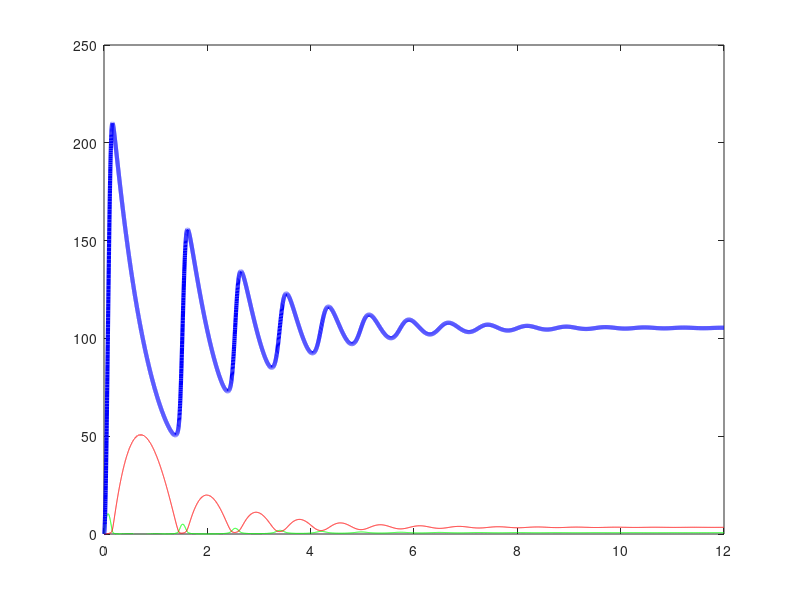

Here is the MATLAB script that generated this plot: (Note: this script raises an error after producing the figure.)
function AntitheticsRNA
clear; clc; clf;
% This is a model of the antithetic controller under translational control
% via sRNAs.
%% Initialising Global Parameters 
global U;        % Inducer concentration in nM
global k_1;      % Maximal rate of of Z1 (mRNA) transcription 
global K_U;      % A binding constant for U mediated induction of Z1 (mRNA) transcription
global gamma_m;  % Degradation rate of mRNA (Z1)
global gamma_s   % Degradation rate of sRNA (Z2)
global theta;    % Annihilation rate of Z1 (mRNA) and Z2 (sRNA)
global k_3;      % Maximal rate of Z2 (sRNA) transcription
global K_X;      % A binding constant for X mediatted induction of Z2 (sRNA) transcription
global k_2;      % Translation rate of X protein
global delta;    % Deradation/dilution rate of X (protein)
global delta_c;  % Degradation rate of C (mRNA-sRNA complex)
global tau_1;    % Basal transcription rate of Z1 (X mRNA)
global tau_2;    % Basal transcription rate of Z2 (sRNA)
global tau_3;    % Leaky transaltion rate from C (mRNA-sRNA complex)
global setpoint; % Setpoint of steady state value of X

%% Parameter Values
% Parameter values in NM, s^-1, or NMs^-1.Multiplied by 60^2 to put in
% hours.
U        = 250000; 
k_1      = .1*60*60; 
k_2      = 0.06*60*60;
k_3      = 1.5*60*60;
theta    = 0.025 * 60 * 60;        % Same value as Khammash paper
gamma_m  = 0.0041*60*60*0;   % Set to zero to give integral control. Value taken from Kelly et al NAR
gamma_s  = 0.0008*60*60*0;   % Set to zero to give integral control. Value taken from Kelly et al NAR
K_U      = 178000;           %
K_X      = 2600;             %
delta    = 0.00039*60*60;    % Value taken from Kelly et al NAR
delta_c  = 0.0041*60*60;     % Value taken from Kelly et al NAR
tau_1    = 0*60*60;          % Set to 0 for simplicity 
tau_2    = 0*60*60;          % Set to 0 for simplicity
tau_3    = 0*60*60;          % Set to 0 for simplicity
setpoint = (k_1 * K_X * U) / ((k_3 * K_U) + (k_3 * U) - (k_1 * U)); % Setpoint for when gammas are 0 as otherwise depends on Z1 and Z2 too

%% State is [Z_1 Z_2 X C]
s0       = [0 0 0 0]; % Initial values of the states in the ODE model 
%% Generate the simulation 
Tend     = 12;        
ODEFUN   = @antitheticsrnaddt;
[t, S] = ode45(ODEFUN, [0,Tend], s0);

%% Generate Plot Figure
figure(1);
set(gca, 'fontsize', 12);
plot(t, S(:,1), 'g', t, S(:,2), 'r', t, S(:,3), 'b', 'LineWidth', 3)
yline(setpoint, 'k--', 'LineWidth', 3);
legend('Z_1 (x mRNA)','Z_2 (sRNA)', 'X', 'setpoint', 'Location', 'northeast')
xlabel('Time (Hours)');
ylabel('Concentration (nM)');
title(["Antithetic Integral Feedback Circuit", "(Without dilution/Degradation of Z_1 or Z_2)"]);


end

%% Dynamics 
function dS = antitheticsrnaddt(t, S);

global U;        % Inducer concentration in nM
global k_1;      % Maximal rate of of Z1 (mRNA) transcription 
global K_U;      % A binding constant for U mediated induction of Z1 (mRNA) transcription
global gamma_m;  % Degradation rate of mRNA (Z1)
global gamma_s   % Degradation rate of sRNA (Z2)
global theta;    % Annihilation rate of Z1 (mRNA) and Z2 (sRNA)
global k_3;      % Maximal rate of Z2 (sRNA) transcription
global K_X;      % A binding constant for X mediatted induction of Z2 (sRNA) transcription
global k_2;      % Translation rate of X protein
global delta;    % Deradation/dilution rate of X (protein)
global delta_c;  % Degradation rate of C (mRNA-sRNA complex)
global tau_1;    % Basal transcription rate of Z1 (X mRNA)
global tau_2;    % Basal transcription rate of Z2 (sRNA)
global tau_3;    % Leaky transaltion rate from C (mRNA-sRNA complex)

Z_1 = S(1);
Z_2 = S(2);
X = S(3);
C = S(4);


dZ_1dt = tau_1 + ((k_1 * U)/(K_U + U)) - (gamma_m * Z_1) - (theta * Z_1 * Z_2);
dZ_2dt = tau_2 + ((k_3 * X)/(K_X + X)) - (gamma_s * Z_2) - (theta * Z_1 * Z_2);
dXdt   = (tau_3 * C) + (k_2 * Z_1) - (delta * X);
dCdt   = (theta * Z_1 * Z_2) - (delta_c * C);

dS = [dZ_1dt; dZ_2dt; dXdt; dCdt];

end 